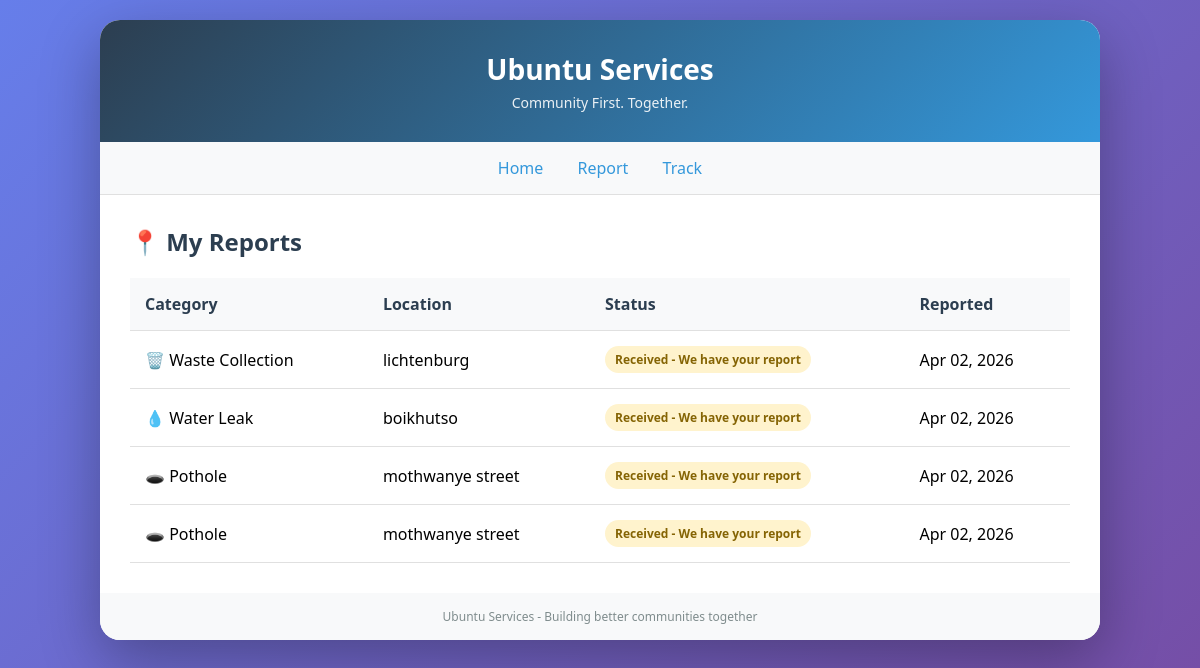
The page /track/ on the database its author committed.
### reports/models.py (models this page shows, shortened)
class Report(models.Model):
    CATEGORY_CHOICES = [
        ('pothole', 'Pothole'),
        ('water', 'Water Leak'),
        ('electricity', 'Electricity Fault'),
        ('waste', 'Waste Collection'),
    ]
    STATUS_CHOICES = [
        ('received', 'Received - We have your report'),
        ('in_progress', 'In Progress - A team is working on it'),
        ('resolved', 'Resolved - Issue has been fixed'),
    ]
    category = models.CharField(max_length=20, choices=CATEGORY_CHOICES)
    description = models.TextField()
    location = models.CharField(max_length=200)
    photo = models.ImageField(upload_to='report_photos/', blank=True, null=True)
    status = models.CharField(max_length=20, choices=STATUS_CHOICES, default='received')
    created_at = models.DateTimeField(auto_now_add=True)

### reports/views.py (the view)
# urls.py: path('track/', views.report_list, name='report_list'),
def report_list(request):
    reports = Report.objects.all().order_by('-created_at')
    return render(request, 'reports/report_list.html', {'reports': reports})

### reports/templates/reports/report_list.html (shortened to what this page needs)
<!DOCTYPE html>
<html>
<head>
</head>
<body>
    <div class="container">
        <div class="header">
            <h1>Ubuntu Services</h1>
            <p>Community First. Together.</p>
        </div>
        <div class="nav">
            <a href="/">Home</a>
            <a href="/report/">Report</a>
            <a href="/track/">Track</a>
        </div>
        <div class="content">
            <h2>📍 My Reports</h2>
            {% if reports %}
            <div style="overflow-x: auto;">
                <table>
                    <thead>
                        <tr>
                            <th>Category</th>
                            <th>Location</th>
                            <th>Status</th>
                            <th>Reported</th>
                        </tr>
                    </thead>
                    <tbody>
                        {% for report in reports %}
                        <tr>
                            <td>
                                {% if report.category == 'pothole' %}🕳️
                                {% elif report.category == 'water' %}💧
                                {% elif report.category == 'electricity' %}⚡
                                {% elif report.category == 'waste' %}🗑️
                                {% endif %}
                                {{ report.get_category_display }}
                            </td>
                            <td>{{ report.location }}</td>
                            <td>
                                <span class="status-{{ report.status }}">
                                    {{ report.get_status_display }}
                                </span>
                            </td>
                            <td>{{ report.created_at|date:"M d, Y" }}</td>
                        </tr>
                        {% endfor %}
                    </tbody>
                </table>
            </div>
            {% else %}
            <div class="no-reports">
                <p>📭 You haven't submitted any reports yet.</p>
                <a href="/report/">Report an Issue</a>
            </div>
            {% endif %}
        </div>
        <div class="footer">
            <p>Ubuntu Services - Building better communities together</p>
        </div>
    </div>
</body>
</html>

### reports/templates/reports/report_list.html (style rules this page uses)
* { margin: 0; padding: 0; box-sizing: border-box; }
body { font-family: 'Segoe UI', Tahoma, Geneva, Verdana, sans-serif; background: linear-gradient(135deg, #667eea 0%, #764ba2 100%); min-height: 100vh; padding: 20px; }
.container { max-width: 1000px; margin: 0 auto; background: white; border-radius: 20px; box-shadow: 0 20px 60px rgba(0,0,0,0.3); overflow: hidden; }
.header { background: linear-gradient(135deg, #2c3e50 0%, #3498db 100%); color: white; padding: 30px; text-align: center; }
.header h1 { font-size: 28px; margin-bottom: 5px; }
.header p { opacity: 0.9; font-size: 14px; }
.nav { background: #f8f9fa; padding: 15px; text-align: center; border-bottom: 1px solid #e0e0e0; }
.nav a { margin: 0 15px; text-decoration: none; color: #3498db; font-weight: 500; transition: color 0.3s; }
.content { padding: 30px; }
.content h2 { color: #2c3e50; margin-bottom: 20px; font-size: 24px; }
table { width: 100%; border-collapse: collapse; }
th, td { padding: 15px; text-align: left; border-bottom: 1px solid #e0e0e0; }
th { background: #f8f9fa; color: #2c3e50; font-weight: 600; }
.status-received { background: #fff3cd; color: #856404; padding: 5px 10px; border-radius: 20px; font-size: 12px; font-weight: 600; display: inline-block; }
.footer { background: #f8f9fa; padding: 15px; text-align: center; color: #7f8c8d; font-size: 12px; }

### rows shown on the page
Report: category "Waste Collection", location "lichtenburg", status "Received - We have your report", created_at "Apr 02, 2026"
Report: category "Water Leak", location "boikhutso", status "Received - We have your report", created_at "Apr 02, 2026"
Report: category "Pothole", location "mothwanye street", status "Received - We have your report", created_at "Apr 02, 2026"
Report: category "Pothole", location "mothwanye street", status "Received - We have your report", created_at "Apr 02, 2026"
